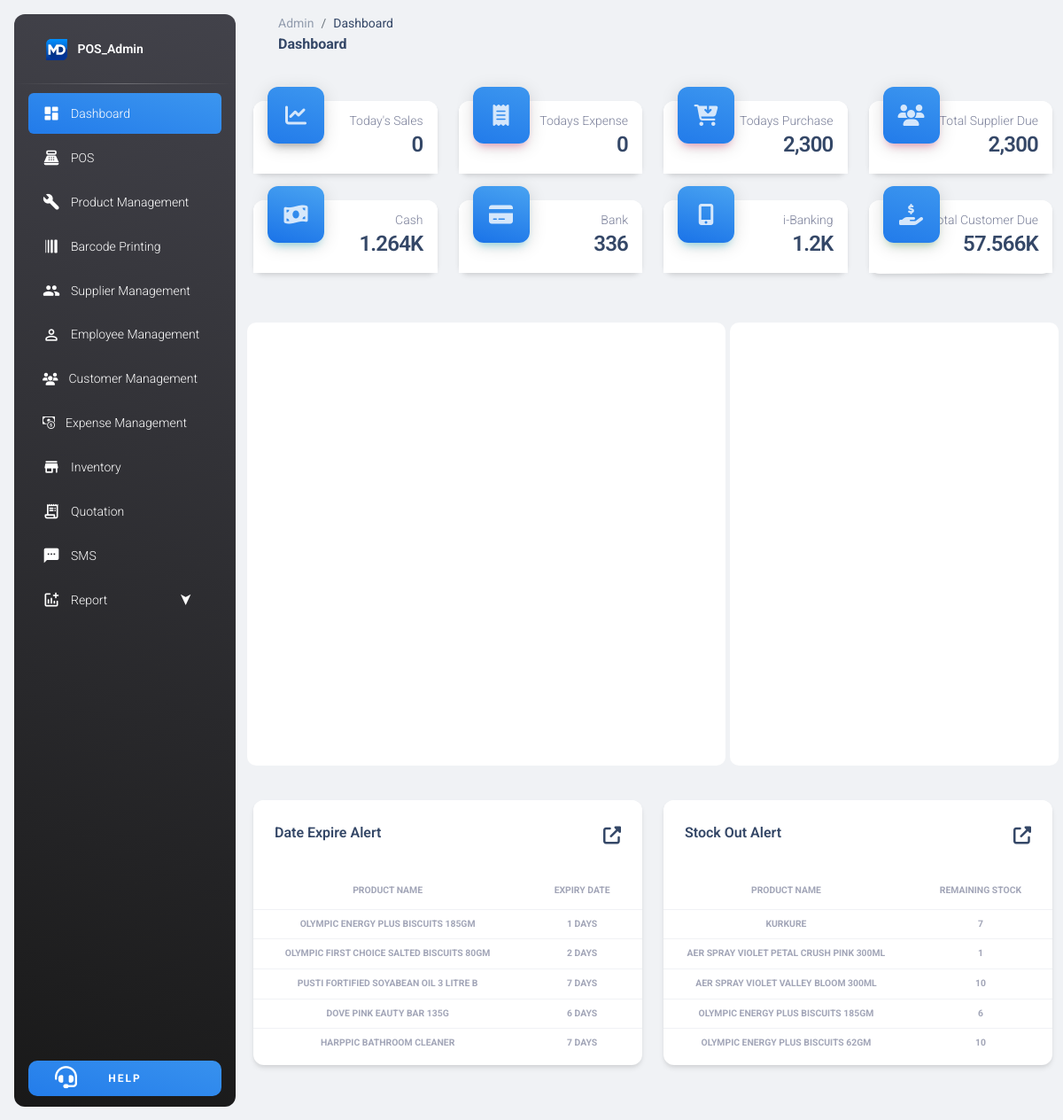
/Admin_panel/dashboard.php (signed in), run on the app's committed database.
### tables this page shows
CREATE TABLE `product` (
  `barcode` bigint(255) NOT NULL,
  `name` varchar(255) NOT NULL,
  `cat` varchar(255) NOT NULL,
  `subcat` varchar(255) NOT NULL,
  `unit` text NOT NULL,
  `stock` int(255) NOT NULL,
  `purchase_price` int(255) NOT NULL,
  `selling_price` int(255) NOT NULL,
  `availability` varchar(255) NOT NULL,
  `created_at` date NOT NULL,
  `expire_at` date NOT NULL
);

### Admin_panel/dashboard.php (the view, shortened to what the rows shown need)
<?php
  if ($_SESSION['user_info'])
  {
?>
<!DOCTYPE html>
<html lang="en">
<head>
  <link rel="stylesheet" href="https://cdn.jsdelivr.net/npm/bootstrap-icons@1.11.3/font/bootstrap-icons.min.css">
  <link rel="stylesheet" href="https://cdnjs.cloudflare.com/ajax/libs/font-awesome/6.5.1/css/fontawesome.min.css" />
  <link href="../assets/css/nucleo-icons.css" rel="stylesheet" />
  <link href="../assets/css/nucleo-svg.css" rel="stylesheet" />
  <link id="pagestyle" href="../assets/css/material-dashboard.css?v=3.1.0" rel="stylesheet" />
</head>
<body class="g-sidenav-show  bg-gray-200">
  <main class="main-content position-relative max-height-vh-100 h-100 border-radius-lg ">
    <div class="container-fluid py-4">
      <div class="row mb-4">
        <div class="col-lg-6 col-md-6 mb-md-0 mb-4">
          <div class="card">
            <div class="card-body px-0 pb-2">
              <div class="table-responsive">
                <table class="table align-items-center mb-0">
                  <thead>
                    <tr>
                      <th class="text-center text-uppercase text-secondary text-xxs font-weight-bolder opacity-7">Product Name</th>
                      <th class="text-center text-uppercase text-secondary text-xxs font-weight-bolder opacity-7">Expiry Date</th>
                    </tr>
                  </thead>
                  <tbody>
                    <?php
                      require_once("../conn.php");
                      $today = date('Y-m-d');
                      $sql = "SELECT name, expire_at FROM product";
                      $qry = mysqli_query($conn, $sql);
                      $count = 0;
                      if(mysqli_num_rows($qry) > 0) {
                          while($row = mysqli_fetch_assoc($qry)) {
                              $diff_seconds = strtotime($row['expire_at']) - strtotime($today);
                              $diff_days = floor($diff_seconds / (60 * 60 * 24));
                              if($diff_days <= 7 && $diff_days > 0) {
                                  ?>
                                  <tr>
                                      <td class="text-center text-uppercase text-secondary text-xxs font-weight-bolder opacity-7"><?php echo $row['name']; ?></td>
                                      <td class="text-center text-uppercase text-secondary text-xxs font-weight-bolder opacity-7"><?php echo $diff_days . " Days"; ?></td>
                                  </tr>
                                  <?php
                                  $count++;
                                  if($count >= 5) {
                                      break;
                                  }
                              }
                          }
                      }
                          ?>
                  </tbody>
                </table>
              </div>
            </div>
          </div>
        </div>
        <div class="col-lg-6 col-md-6 mb-md-0 mb-4">
          <div class="card">
            <div class="card-body px-0 pb-2">
              <div class="table-responsive">
                <table class="table align-items-center mb-0">
                  <thead>
                    <tr>
                      <th class="text-center text-uppercase text-secondary text-xxs font-weight-bolder opacity-7">Product Name</th>
                      <th class="text-center text-uppercase text-secondary text-xxs font-weight-bolder opacity-7">Remaining Stock</th>
                    </tr>
                  </thead>
                  <tbody>
                  <?php
                      require_once("../conn.php");
                      $sql = "SELECT name, stock FROM product";
                      $qry = mysqli_query($conn, $sql);
                      $count = 0;
                      if(mysqli_num_rows($qry) > 0) {
                          while($row = mysqli_fetch_assoc($qry)) {
                              if($row['stock']<=10) {
                                  ?>
                                  <tr>
                                      <td class="text-center text-uppercase text-secondary text-xxs font-weight-bolder opacity-7"><?php echo $row['name']; ?></td>
                                      <td class="text-center text-uppercase text-secondary text-xxs font-weight-bolder opacity-7"><?php echo $row['stock']; ?></td>
                                  </tr>
                                  <?php
                                  $count++;
                                  if($count >= 5) {
                                      break;
                                  }
                              }
                          }
                      }
                          ?>
                  </tbody>
                </table>
              </div>
            </div>
          </div>
        </div>
      </div>
    </div>
  </main>
</body>
</html>
<?php
  }
  else{
    session_destroy();
    echo "<script>alert('OOPS! Session Expired. Please Log In Again'); window.location = '../index.php';</script>";
  }
?>

### data on the page
product: name "OLYMPIC ENERGY PLUS BISCUITS 185GM", stock "6"
product: name "OLYMPIC FIRST CHOICE SALTED BISCUITS 80GM"
product: name "PUSTI FORTIFIED SOYABEAN OIL 3 LITRE B"
product: name "DOVE PINK EAUTY BAR 135G"
product: name "HARPPIC BATHROOM CLEANER"
product: name "KURKURE", stock "7"
product: name "AER SPRAY VIOLET PETAL CRUSH PINK 300ML", stock "1"
product: name "AER SPRAY VIOLET VALLEY BLOOM 300ML", stock "10"
product: name "OLYMPIC ENERGY PLUS BISCUITS 62GM", stock "10"

### other printed values
$total/1000 "1.264"
$total "336"
$total/1000 "1.2"
$total/1000 "57.566"
